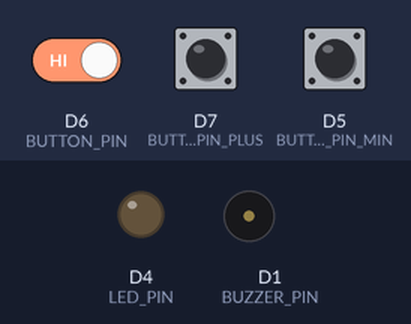
A sketch run on a simulated ESP8266 (NodeMCU). Parts: output pins drawn as LEDs (lit = HIGH), buzzer (waves = sounding). Dashed ring = blinking. The inputs (shaded band) are chosen by the test bench; at power-on: D7 (BUTTON_PIN_PLUS) HIGH, D5 (BUTTON_PIN_MIN) HIGH, D6 (BUTTON_PIN) HIGH. WiFi joins after 1.5 s; servers stay silent unless stated; what the sketch prints to the serial monitor is not drawn.

Above: at 3.2 s.
3.3 s: D7 (BUTTON_PIN_PLUS) pulled LOW for 1 s
At 3.6 s:
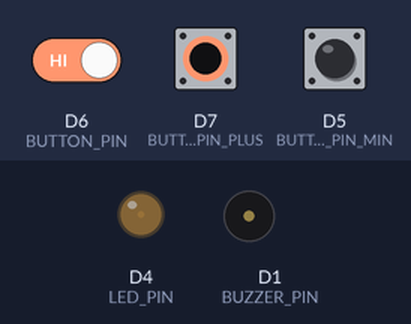
5.8 s: D5 (BUTTON_PIN_MIN) pulled LOW for 1 s
At 6.1 s:
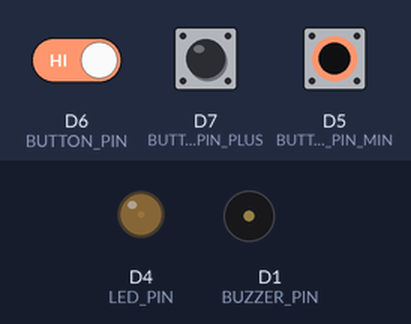
8.3 s: D7 (BUTTON_PIN_PLUS) pulled LOW for 0.15 s
At 8.6 s:
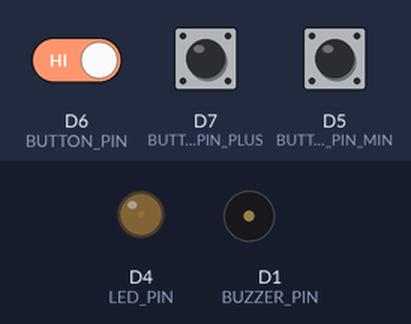
9.9 s: D5 (BUTTON_PIN_MIN) pulled LOW for 0.15 s
At 11.0 s:
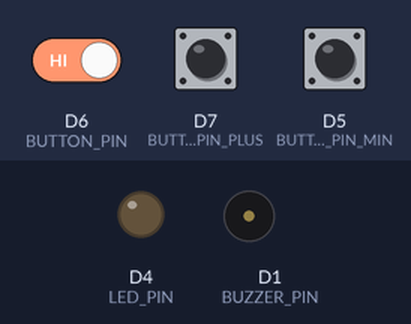
11.5 s: D6 (BUTTON_PIN) driven LOW and D7 (BUTTON_PIN_PLUS) driven LOW and D5 (BUTTON_PIN_MIN) driven LOW
At 13.0 s:
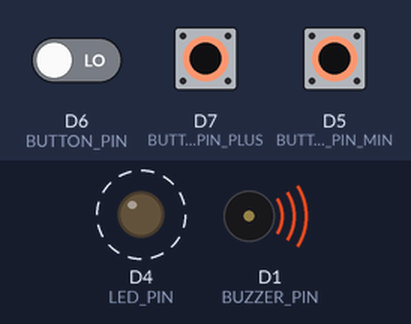
14.5 s: D5 (BUTTON_PIN_MIN) driven HIGH
Timing chart, 0 to 33.8 s (numbered marks = the images above; inputs shaded):
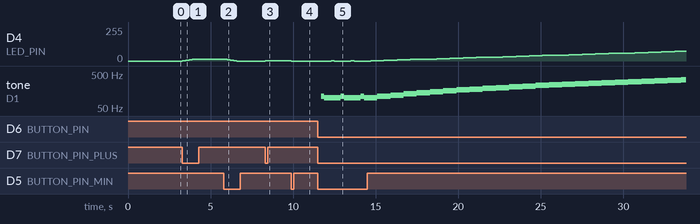

The sketch:

Posttest2.ino
```cpp
#include <ESP8266WiFi.h>
#include <WiFiClient.h>
#include <ESP8266WebServer.h>

// Define pins
const int BUZZER_PIN = D1;
const int LED_PIN = D4;
const int BUTTON_PIN_PLUS = D7;
const int BUTTON_PIN = D6;
const int BUTTON_PIN_MIN = D5;

// Define variables
int buttonState = 0;
int buttonPlus = 0;
int buttonMin = 0;

int light = 0;
int buzzer = 100;
String mode = "lampu";

const char* ssid = "Universitas Mulawarman";
const char* password = "";

ESP8266WebServer server(80);

void setup() {
  Serial.begin(115200);

  WiFi.begin(ssid, password);
  while (WiFi.status() != WL_CONNECTED) {
    delay(1000);
    Serial.println("Connecting to WiFi");
  }
  Serial.println("Connected to WiFi");
  Serial.println(WiFi.localIP());

  server.on("/", handle);
  server.begin();

  // Initialize pins
  pinMode(BUZZER_PIN, OUTPUT);
  pinMode(LED_PIN, OUTPUT);
  pinMode(BUTTON_PIN, INPUT_PULLUP);
  pinMode(BUTTON_PIN_PLUS, INPUT_PULLUP);
  pinMode(BUTTON_PIN_MIN, INPUT_PULLUP);
}

void loop() {
  mainProgram();
  server.handleClient();
}

void handle() {
  String strLed = String(light);
  String strBuzzer = String(buzzer);
  String response = "<html><body><h1><center>Posttest 2 IoT</center></h1></hr><h2>LED State: " + strLed + "</h2><br><h2>Buzzer State: " + strBuzzer + "</h2></body></html>";
  server.send(200, "text/html", response);
}

void mainProgram(){
  // Check button state
  buttonState = digitalRead(BUTTON_PIN);
  buttonPlus = digitalRead(BUTTON_PIN_PLUS);
  buttonMin = digitalRead(BUTTON_PIN_MIN);

  // If button is pressed, turn on LED and buzzer
  if (buttonState == LOW) {
    if (mode == "lampu") {
      mode = "buzzer";
      delay(200);
    } else {
      mode = "lampu";
      delay(200);
    }
  }
  if (buttonPlus == LOW) {
    if (mode == "lampu") {
      if (light > 246) {
        light = 249;
        analogWrite(LED_PIN, light);
        delay(200);
      } else {
        light += 3;
        analogWrite(LED_PIN, light);
        delay(200);
      }
    } else {
      if (buzzer > 2490) {
        buzzer = 2500;
        tone(BUZZER_PIN, buzzer);
        delay(200);
      } else {
        buzzer += 10;
        tone(BUZZER_PIN, buzzer);
        delay(200);
      }
    }
  }
  if (buttonMin == LOW) {
    if (mode == "lampu") {
      if (light > 3) {
        light -= 3;
        analogWrite(LED_PIN, light);
        delay(200);
      } else {
        light = 0;
        analogWrite(LED_PIN, light);
        delay(200);
      }
    } else {
      if (buzzer > 110) {
        buzzer -= 10;
        tone(BUZZER_PIN, buzzer);
        delay(200);
      } else {
        buzzer = 100;
        tone(BUZZER_PIN, buzzer);
        delay(200);
      }
    }
  }
}
```

Measured:
- after the input at 3.3 s, D4 (LED_PIN): moves from 0/255 to 15/255 over 0.80 s, starting at once
- after the input at 5.8 s, D4 (LED_PIN): moves from 15/255 to 0/255 over 0.80 s, starting at once
- after the input at 8.3 s, D4 (LED_PIN): 0/255 → 3/255 at once
- after the input at 9.9 s, D4 (LED_PIN): 3/255 → 0/255 at once
- after the input at 11.5 s, D4 (LED_PIN): alternates 3/255 for 0.20 s and 0/255 for 1.0 s, starting after 0.80 s; tone on D1 (BUZZER_PIN): alternates 110 Hz for 0.20 s and 100 Hz for 1.0 s, starting after 0.20 s
